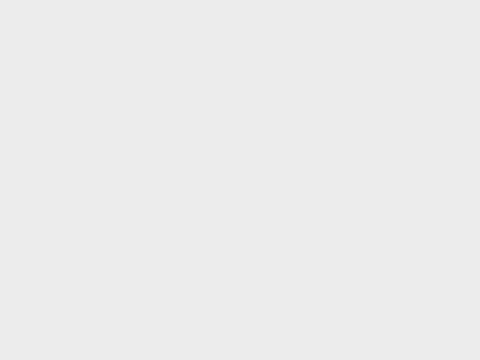
view 1 (above)

12 first-person views from a walk through a Unity game level. The camera is 1.4 m above the floor, tilts 14° down and sees 75° across. The floor is counted in squares, 0.5 m on a side. Each view is taken from the middle of a square. On the plan, view 1 faces up. The plan holds only what a view shows up to about 20 squares ahead; the rest is blank. The place goes on beyond the plan. Surface patterns are stand-ins for the level's own textures.

view 2
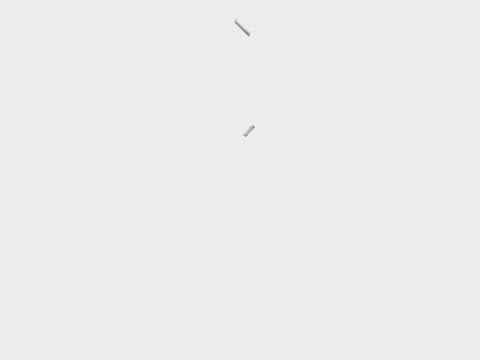

view 3
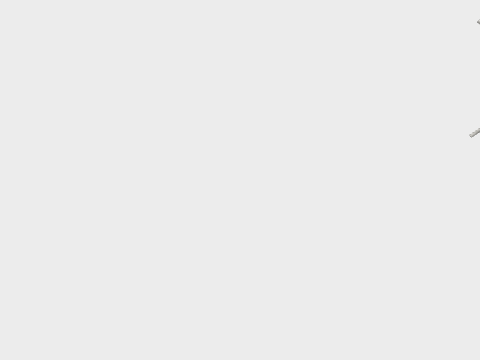

view 4
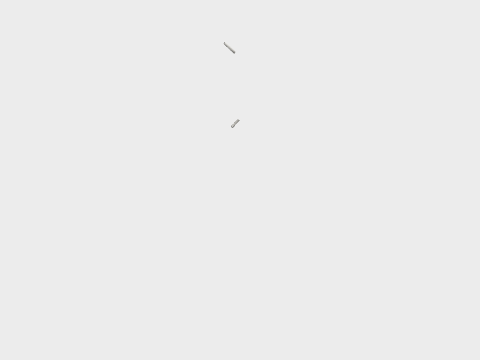

view 5
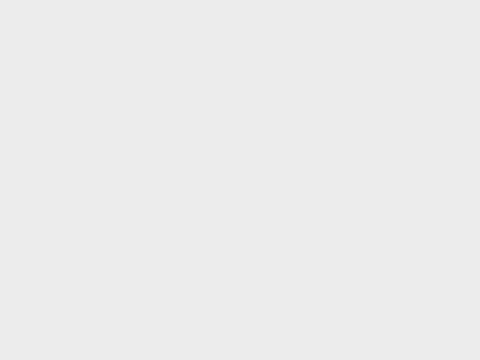

view 6
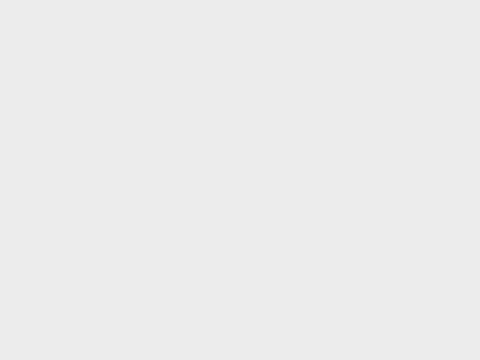

view 7
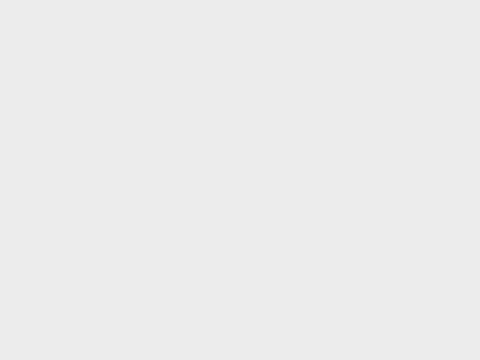

view 8
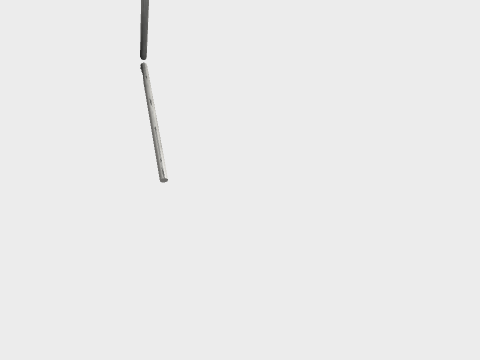

view 9
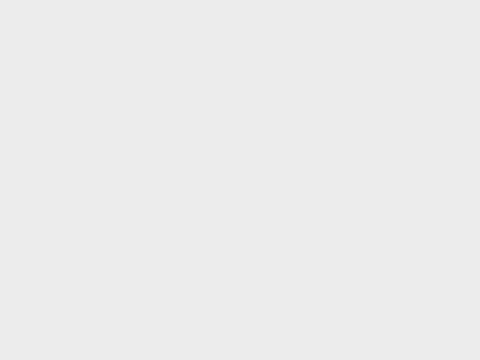

view 10
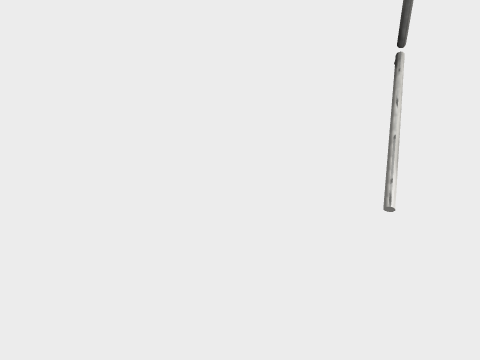

view 11
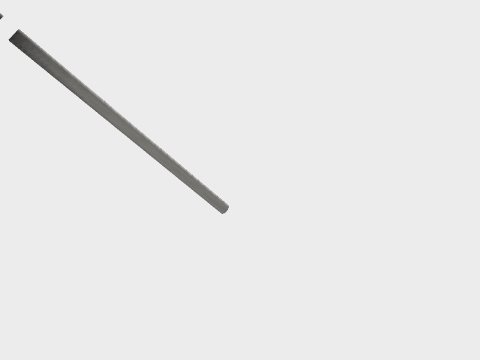

view 12
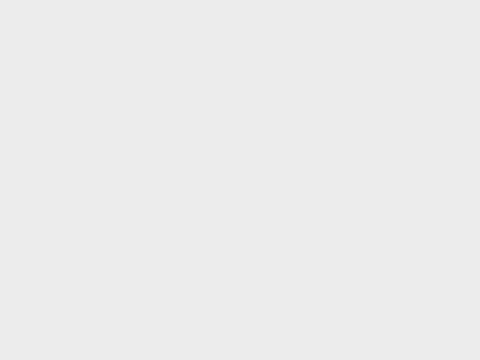

### Floor plan
Key: @ floor where view 1 was taken; # wall or solid block; . floor; = window, fence, low wall or low ledge; ^ raised ledge; T thing the floor can be seen under or through; O other object.
Columns run from 13 left of view 1 to 7 right of it. Each row starts with its distance up from view 1.
 14 #####################
 13 #.... TT.....=...OOO#
 12 #....TTT........OOOO#
 11 #....T^T........OOOOO
 10 #...TT=.........OOOO#
  9 #...TTT............ #
  8 #...T ............. #
  7 #..................#
  6 #..................#
  5 #..................#
  4 #..................#
  3 #..................#
  2 #..................#
  1 #..................#
  0 #............@.....#
 -1 #..................#
 -2 #..................#
 -3 #..................#
 -4 #..................#
 -5 ####################

Where each view was taken, in squares from view 1:
view 1: 0 up, 0 right, facing up
view 2: 1 down, 1 right, facing up-left
view 3: 1 down, 5 right, facing left
view 4: 4 down, 5 right, facing up-left
view 5: 4 down, 5 right, facing up
view 6: 13 up, 2 left, facing down-right
view 7: 13 up, 5 left, facing down
view 8: 4 up, 12 left, facing up-right
view 9: 4 up, 12 left, facing right
view 10: 5 up, 11 left, facing up
view 11: 12 up, 12 left, facing down-right
view 12: 10 up, 2 left, facing up-right
